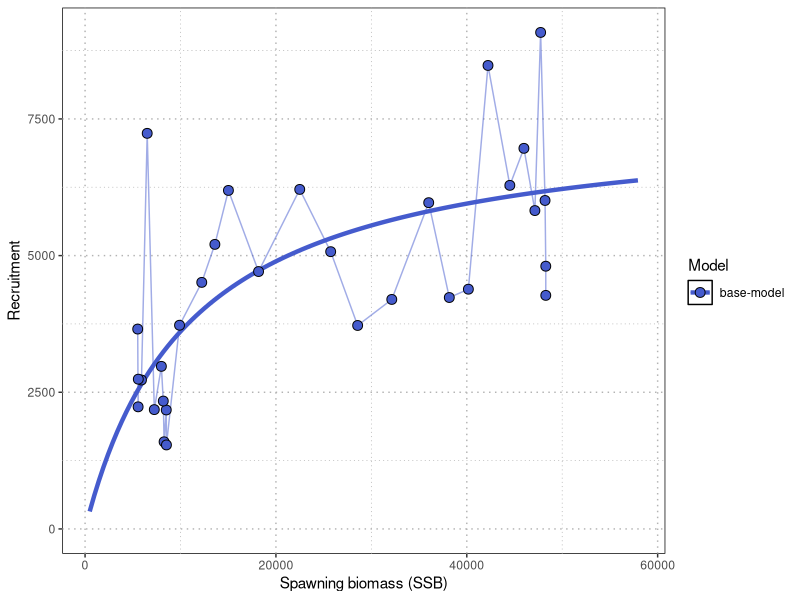

Write the R code that produced this figure.
## ---- chunk 1
#| include: false
#| eval: true

library(data.table)
library(magrittr)
library(ggplot2)
library(viridis)

input_models = "base-model"

input = list(srr_show_est = "TRUE",srr_est_type = "Both")

# input$natM_plot_type = "Path"

    expected_srr_dt = fread(file="../shiny/shiny-data/expected_srr.csv") %>%
                      .[model_name %in% input_models]
    est_recruit_dt = fread(file="../shiny/shiny-data/est_recruit.csv") %>%
                      .[model_name %in% input_models]
## ---- chunk 2
#| eval: true
#| echo: false
#| label: fig-srr
#| fig-cap: "City and highway mileage for 38 popular models of cars."



    p = expected_srr_dt %>%
      ggplot() +
			ylim(0,NA) +
			xlab("Spawning biomass (SSB)") +
            ylab("Recruitment") +
            geom_path(aes(x=ssb,y=rec_actual,group=model_name,color=model_name),linewidth=1.5)

      if(input$srr_show_est == "TRUE")
      {
        if(input$srr_est_type == "Path"){
            p = p + geom_line(data=est_recruit_dt,aes(x=ssb,y=rec_estimated,group=model_name,color=model_name),alpha=0.5)
        } else if(input$srr_est_type == "Points"){
            p = p + geom_point(data=est_recruit_dt,aes(x=ssb,y=rec_estimated,group=model_name,fill=model_name),shape=21,cex=3)
        } else {
            p = p + geom_line(data=est_recruit_dt,aes(x=ssb,y=rec_estimated,group=model_name,color=model_name),alpha=0.5)
            p = p + geom_point(data=est_recruit_dt,aes(x=ssb,y=rec_estimated,group=model_name,fill=model_name),shape=21,cex=3)
        }
      }
	  
    
      p = p + viridis::scale_color_viridis("Model",begin = 0.1,end = 0.8,direction = 1,option = "H",discrete=TRUE) +
			viridis::scale_fill_viridis("Model",begin = 0.1,end = 0.8,direction = 1,option = "H",discrete=TRUE) +
			theme(panel.background = element_rect(fill = "white", color = "black", linetype = "solid"),
							panel.grid.major = element_line(color = 'gray70',linetype = "dotted"), 
							panel.grid.minor = element_line(color = 'gray70',linetype = "dotted"),
							strip.background =element_rect(fill="white"),
							legend.key = element_rect(fill = "white"))
     p
